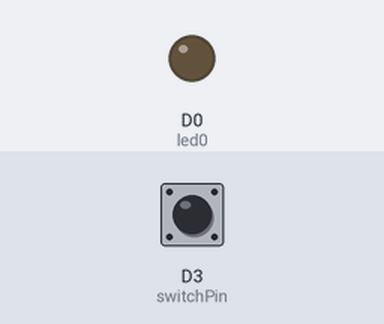
Recording of a sketch running on a simulated ESP8266 (NodeMCU). On the bench: output pins drawn as LEDs (lit = HIGH). The inputs (shaded band) are chosen by the test bench; at power-on: D3 (switchPin) HIGH.

Above: at 1.2 s.
1.3 s: D3 (switchPin) pulled LOW for 0.15 s
At 2.4 s:
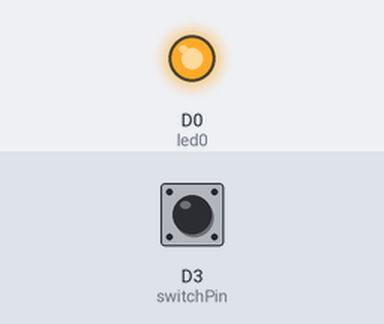
Timing chart, 0 to 4.3 s (numbered marks = the images above; inputs shaded):
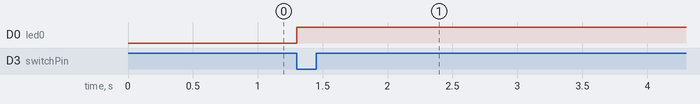

Measured:
- after the input at 1.3 s, D0 (led0): LOW → HIGH at once

The sketch:

exercise3-switchblink.ino
```cpp
// GLOBAL VARIABLES

// Here we will define the pins we are going to call pinMode on
int led0 = D0;
int switchPin = D3;

void setup(){
    // initialize the pins as output
    pinMode(led0, OUTPUT);
    pinMode(switchPin, INPUT_PULLUP);
}

void loop(){
    if (digitalRead(switchPin) == LOW) {
        digitalWrite(led0, HIGH);
    }
}
```
